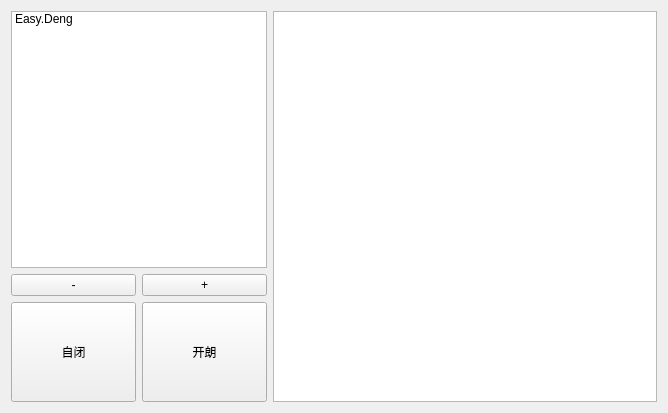
<?xml version="1.0" encoding="UTF-8"?>
<ui version="4.0">
 <class>Window</class>
 <widget class="QWidget" name="Window">
  <property name="geometry">
   <rect>
    <x>0</x>
    <y>0</y>
    <width>668</width>
    <height>413</height>
   </rect>
  </property>
  <property name="windowTitle">
   <string>Window</string>
  </property>
  <layout class="QGridLayout" name="gridLayout_2">
   <item row="0" column="2" rowspan="2">
    <widget class="QPlainTextEdit" name="logMonitor">
     <property name="acceptDrops">
      <bool>false</bool>
     </property>
     <property name="autoFillBackground">
      <bool>false</bool>
     </property>
     <property name="readOnly">
      <bool>true</bool>
     </property>
    </widget>
   </item>
   <item row="1" column="0">
    <widget class="QPushButton" name="startServiceBtn">
     <property name="sizePolicy">
      <sizepolicy hsizetype="Minimum" vsizetype="Maximum">
       <horstretch>0</horstretch>
       <verstretch>0</verstretch>
      </sizepolicy>
     </property>
     <property name="minimumSize">
      <size>
       <width>0</width>
       <height>100</height>
      </size>
     </property>
     <property name="text">
      <string>自闭</string>
     </property>
    </widget>
   </item>
   <item row="1" column="1">
    <widget class="QPushButton" name="stopServiceBtn">
     <property name="sizePolicy">
      <sizepolicy hsizetype="Minimum" vsizetype="Maximum">
       <horstretch>0</horstretch>
       <verstretch>0</verstretch>
      </sizepolicy>
     </property>
     <property name="minimumSize">
      <size>
       <width>0</width>
       <height>100</height>
      </size>
     </property>
     <property name="text">
      <string>开朗</string>
     </property>
    </widget>
   </item>
   <item row="0" column="0" colspan="2">
    <layout class="QGridLayout" name="gridLayout">
     <item row="1" column="0">
      <widget class="QPushButton" name="deleteAccountBtn">
       <property name="text">
        <string>-</string>
       </property>
      </widget>
     </item>
     <item row="1" column="1">
      <widget class="QPushButton" name="addAccountBtn">
       <property name="text">
        <string>+</string>
       </property>
      </widget>
     </item>
     <item row="0" column="0" colspan="2">
      <widget class="QListWidget" name="AccountListWidget">
       <item>
        <property name="text">
         <string>Easy.Deng</string>
        </property>
       </item>
      </widget>
     </item>
    </layout>
   </item>
  </layout>
 </widget>
 <resources/>
 <connections/>
</ui>
